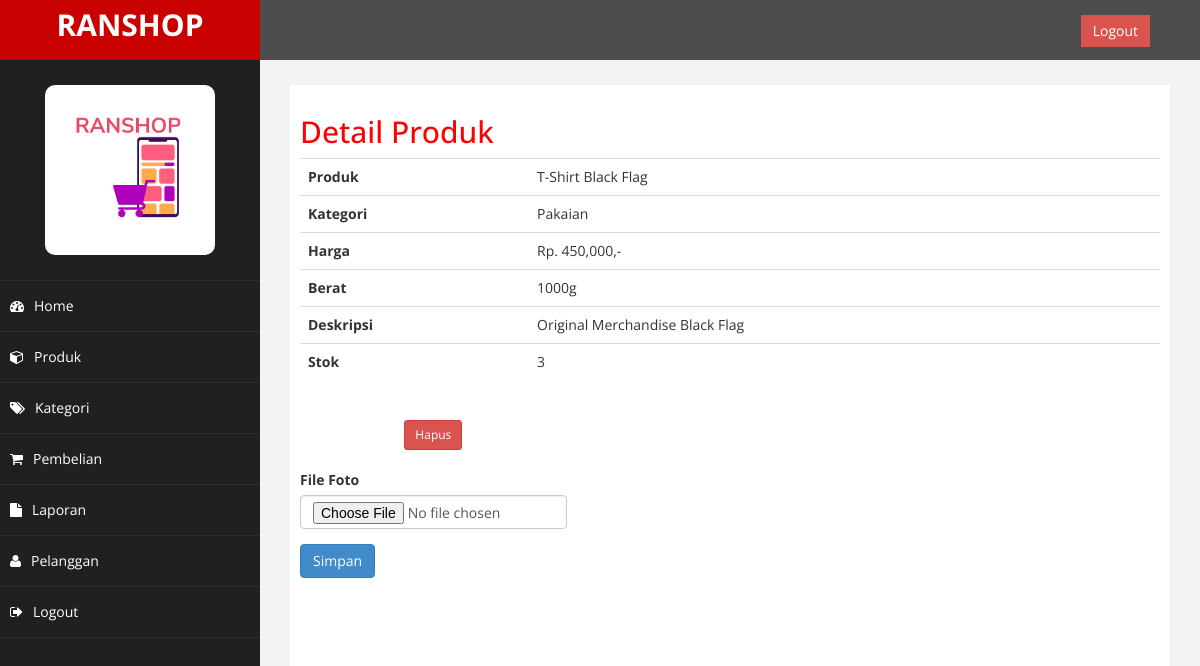
The page /admin/index.php?halaman=detailproduk&id=7 (signed in) on the database its author committed.
### tables this page shows
CREATE TABLE `produk` (
  `id_produk` int(11) NOT NULL,
  `id_kategori` int(5) NOT NULL,
  `nama_produk` varchar(100) NOT NULL,
  `harga_produk` int(11) NOT NULL,
  `berat_produk` int(11) NOT NULL,
  `foto_produk` varchar(100) NOT NULL,
  `deskripsi_produk` text NOT NULL,
  `stok_produk` int(5) NOT NULL
);

CREATE TABLE `kategori` (
  `id_kategori` int(5) NOT NULL,
  `nama_kategori` varchar(100) NOT NULL
);

CREATE TABLE `produk_foto` (
  `id_produk_foto` int(11) NOT NULL,
  `id_produk` int(11) NOT NULL,
  `nama_produk_foto` varchar(255) NOT NULL
);

### admin/detailproduk.php (the view, shortened to what this page needs)
<?php
$id_produk = $_GET['id'];
$ambil = $koneksi->query("SELECT * FROM produk LEFT JOIN kategori ON produk.id_kategori=kategori.id_kategori WHERE id_produk='$id_produk'");
$detailproduk = $ambil->fetch_assoc();
$fotoproduk = array();
$ambilfoto = $koneksi->query("SELECT * FROM produk_foto WHERE id_produk='$id_produk'");
while($tiap = $ambilfoto->fetch_assoc()){
  $fotoproduk[] = $tiap;
}
?>
<h2> Detail Produk</h2>
<table class="table">
  <tr>
    <th>Produk</th>
    <td><?= $detailproduk['nama_produk']; ?></td>
  </tr>
  <tr>
    <th>Kategori</th>
    <td><?= $detailproduk['nama_kategori']; ?></td>
  </tr>
  <tr>
    <th>Harga</th>
    <td>Rp. <?= number_format($detailproduk['harga_produk']) ?>,-</td>
  </tr>
  <tr>
    <th>Berat</th>
    <td><?= $detailproduk['berat_produk']; ?>g</td>
  </tr>
  <tr>
    <th>Deskripsi</th>
    <td><?= $detailproduk['deskripsi_produk']; ?></td>
  </tr>
  <tr>
    <th>Stok</th>
    <td><?= $detailproduk['stok_produk']; ?></td>
  </tr>
</table>
<div class="row">
  <?php foreach($fotoproduk as $key => $value): ?>
  <div class="col-md-4 text-center">
    <img src="../foto_produk/<?= $value['nama_produk_foto']; ?>" alt="" class="img-responsive"><br>
    <a href="index.php?halaman=hapusfotoproduk&idfoto=<?= $value['id_produk_foto']; ?>&idproduk=<?= $id_produk; ?>" class="btn btn-danger btn-sm">Hapus</a>
  </div>
  <?php endforeach; ?>
</div><br>
<div class="row">
  <div class="col-md-4">
    <form method="post" enctype="multipart/form-data">
      <div class="form-group">
        <label for="">File Foto</label>
        <input type="file" name="produk_foto" class="form-control" required>
      </div>
      <button class="btn btn-primary" name="simpan" value="simpan">Simpan</button>
    </form>
  </div>
</div>

### admin/assets/css/custom.css (style rules this page uses)
body { font-family: 'Open Sans', sans-serif; }
.text-center { text-align:center; }
h2 { color: #f00; }

### rows shown on the page
produk: nama_produk "T-Shirt Black Flag", id_kategori.nama_kategori "Pakaian", harga_produk "450,000", berat_produk "1000", deskripsi_produk "Original Merchandise Black Flag", stok_produk "3"
